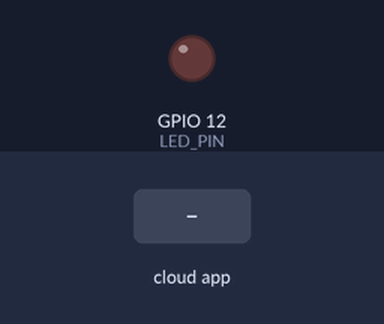
The sketch below on a simulated ESP32. Shown: output pins drawn as LEDs (lit = HIGH). The test bench sets the inputs (shaded band). WiFi joins after 1.5 s; servers stay silent unless stated; no MQTT or app messages arrive unless stated; what the sketch prints to the serial monitor is not drawn.

Above: at 2.7 s.
2.8 s: the phone or cloud app sets led to ON
At 3.6 s:
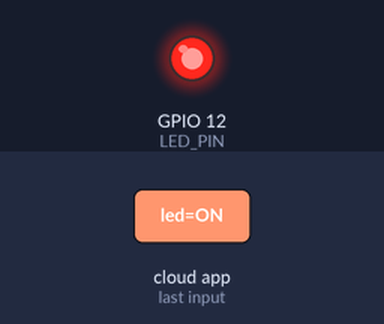
Timing chart, 0 to 5.8 s (numbered marks = the images above; inputs shaded):
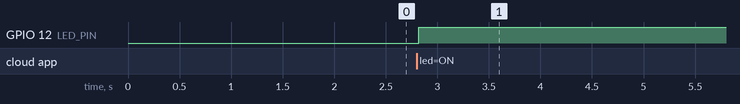

Measured:
- after the input at 2.8 s, GPIO 12 (LED_PIN): LOW → HIGH at once

The sketch:

sketch.ino
```cpp
#include <WiFi.h>
#include "Adafruit_MQTT.h"
#include "Adafruit_MQTT_Client.h"

#define LED_PIN 12
#define WLAN_SSID "Wokwi-GUEST"
#define WLAN_PASS ""
#define AIO_SERVER      "io.adafruit.com"
#define AIO_SERVERPORT  1883
#define AIO_USERNAME    "iotprojectshohamtom"
#define AIO_KEY         "aio_HvUp69c7y42l28TzugJjQyHL8uDd"
#define AIO_FEED_3      "/feeds/led"


WiFiClient client;

Adafruit_MQTT_Client mqtt(&client, AIO_SERVER, AIO_SERVERPORT, AIO_USERNAME, AIO_USERNAME, AIO_KEY);

Adafruit_MQTT_Subscribe onoffbtn = Adafruit_MQTT_Subscribe(&mqtt, AIO_USERNAME AIO_FEED_3, MQTT_QOS_1);


void MQTT_connect() {
  int8_t ret;
  if (mqtt.connected()) {
    return;
  }
  Serial.print("Connecting to MQTT... ");
  uint8_t retries = 3;
  while ((ret = mqtt.connect()) != 0) {
    Serial.println(mqtt.connectErrorString(ret));
    Serial.println("Retrying MQTT connection in 10 seconds...");
    mqtt.disconnect();
    delay(10000);
    retries--;
    if (retries == 0) {
      while (1);
    }
  }
  Serial.println("MQTT Connected!");
}

void onoffcallback(char *data, uint16_t len) {
  Serial.println(data);
  if (strcmp(data, "ON") == 0) {
    Serial.println("Turning Led ON");
    digitalWrite(LED_PIN, HIGH);
  } else {
    Serial.println("Turning Led OFF");
    digitalWrite(LED_PIN, LOW);
  }
}


void setup() {
  Serial.begin(115200);
  pinMode(LED_PIN, OUTPUT);
  WiFi.begin(WLAN_SSID, WLAN_PASS);
  while (WiFi.status() != WL_CONNECTED) {
    delay(500);
    Serial.print(".");
  }
  Serial.println(); Serial.println("WiFi connected");
  onoffbtn.setCallback(onoffcallback);
  mqtt.subscribe(&onoffbtn);
}

void loop() {
  MQTT_connect();
  mqtt.processPackets(10000);
   if(! mqtt.ping()) {
    mqtt.disconnect();
  }
}
```
